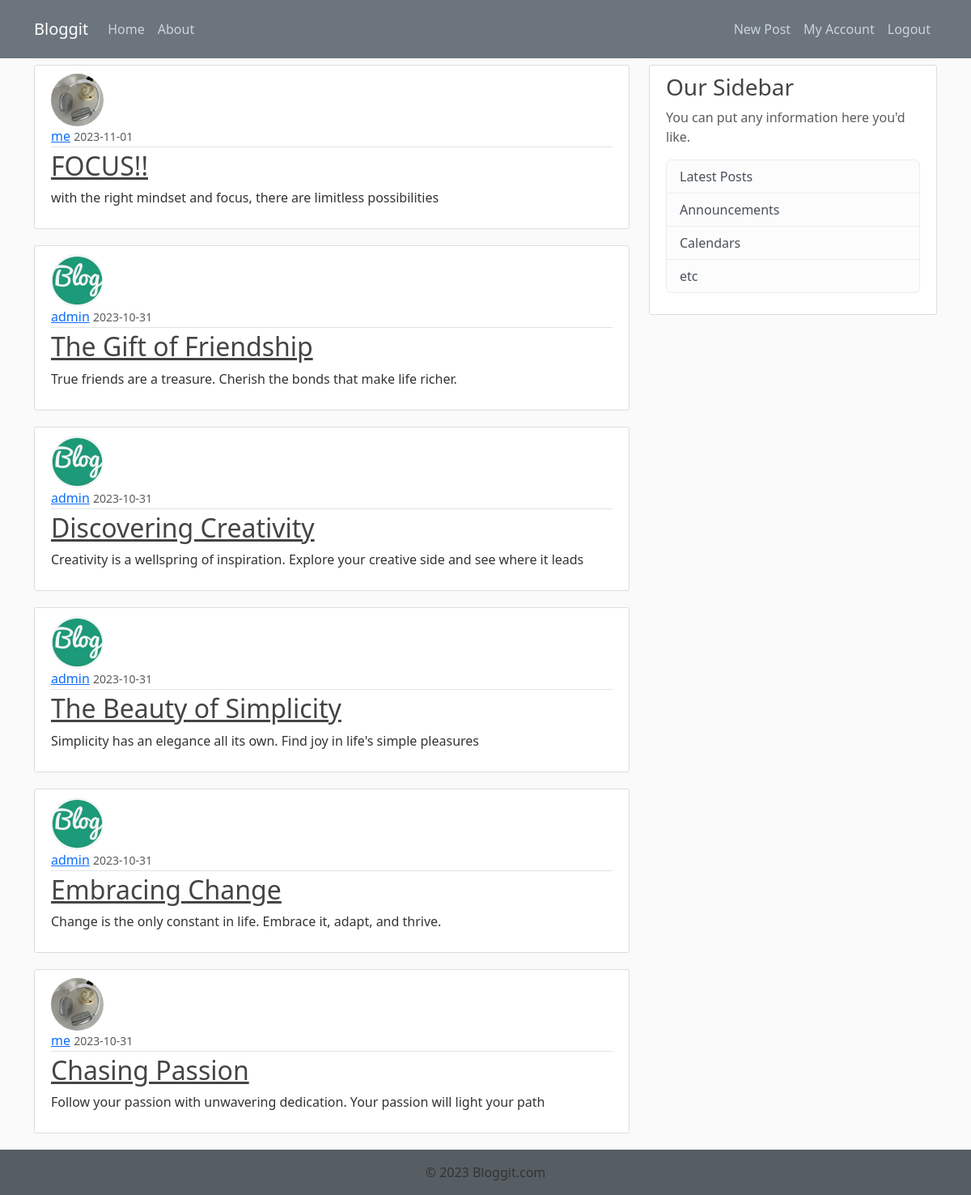
/home (signed in), run on the app's committed database.
### flaskblog/models.py (models this page shows, shortened)
class Post(db.Model):
    id = db.Column(db.Integer, primary_key=True)
    title = db.Column(db.String(100), nullable=False)
    date_posted = db.Column(db.DateTime, nullable=False, default=datetime.utcnow)
    content = db.Column(db.Text, nullable=False)
    user_id = db.Column(db.Integer, db.ForeignKey('user.id'), nullable=False)

class User(db.Model, UserMixin):
    id = db.Column(db.Integer, primary_key=True)
    username = db.Column(db.String(20), unique=True, nullable=False)
    email = db.Column(db.String(120), unique=True, nullable=False)
    image_file = db.Column(db.String(20), nullable=False, default='default.jpeg')
    password = db.Column(db.String(60), nullable=False)
    post = db.relationship('Post', backref='author', lazy=True)

### flaskblog/routes.py (the view)
@app.route("/")
@app.route("/home")
def home():
    page = request.args.get('page', 1, type=int)
    posts = Post.query.order_by(Post.date_posted.desc()).paginate(page=page, per_page=6)
    return render_template("home.html", posts=posts)

### flaskblog/models.py (called while the page is built)
@login_manager.user_loader
def load_user(user_id):
    return User.query.get(int(user_id))

### flaskblog/templates/home.html
{% extends "layout.html" %}
{% block content %}
{% for post in posts %}
    <article class="media content-section">
        <img class="rounded-circle article-img" src="{{ url_for('static', filename='profile_pics/' + post.author.image_file) }}">
        <div class="media-body">
            <div class="article-metadata">
            <a class="mr-2" href="#">{{ post.author.username }}</a>
            <small class="text-muted">{{ post.date_posted.strftime('%Y-%m-%d') }}</small>
            </div>
            <h2><a class="article-title" href="#">{{ post.title }}</a></h2>
            <p class="article-content">{{ post.content }}</p>
        </div>
    </article>
{% endfor %}
{% endblock content %}

### flaskblog/static/main.css (style rules this page uses)
body { background: #fafafa; color: #333333; margin-top: 5rem; display: flex; flex-direction: column; min-height: 100vh; }
h1, h2, h3, h4, h5, h6 { color: #444444; }
.content-section { background: #ffffff; padding: 10px 20px; border: 1px solid #dddddd; border-radius: 3px; margin-bottom: 20px; }
.article-title { color: #444444; }
.article-content { white-space: pre-line; }
.article-img { height: 65px; width: 65px; margin-right: 16px; }
.article-metadata { padding-bottom: 1px; margin-bottom: 4px; border-bottom: 1px solid #e3e3e3 }

### data on the page
Post: image_file (picture), author.username "me", date_posted "2023-11-01", title "FOCUS!!", content "with the right mindset and focus, there are limitless possibilities"
Post: image_file (picture), author.username "admin", date_posted "2023-10-31", title "The Gift of Friendship", content "True friends are a treasure. Cherish the bonds that make life richer."
Post: image_file (picture), author.username "admin", date_posted "2023-10-31", title "Discovering Creativity", content "Creativity is a wellspring of inspiration. Explore your creative side and see where it leads"
Post: image_file (picture), author.username "admin", date_posted "2023-10-31", title "The Beauty of Simplicity", content "Simplicity has an elegance all its own. Find joy in life's simple pleasures"
Post: image_file (picture), author.username "admin", date_posted "2023-10-31", title "Embracing Change", content "Change is the only constant in life. Embrace it, adapt, and thrive."
Post: image_file (picture), author.username "me", date_posted "2023-10-31", title "Chasing Passion", content "Follow your passion with unwavering dedication. Your passion will light your path"
